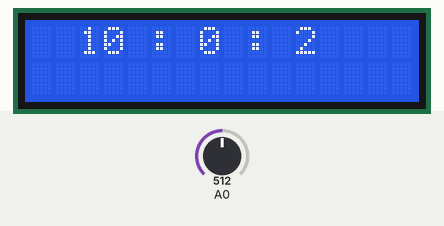
Recording of a sketch running on a simulated Arduino Uno, built with avr-gcc and run on an emulated ATmega328P. Shown: 16×2 character LCD. The test bench sets the inputs (shaded band); at power-on: A0 = 512.

Above: at 5.0 s.
5.1 s: A0 set to 306
At 5.52 s:
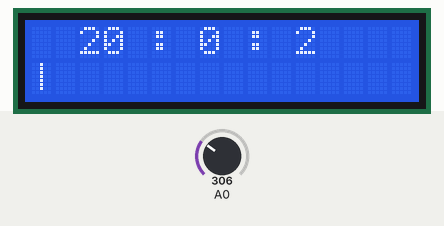
7.4 s: A0 set to 122
At 7.63 s:
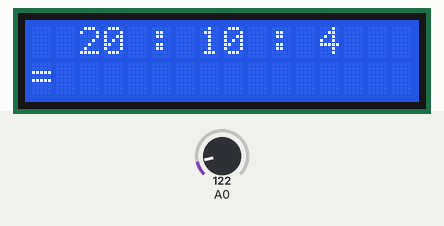
8.9 s: A0 set to 900
At 11.6 s:
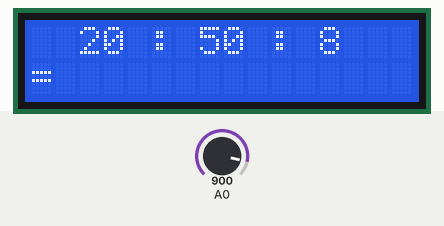
11.9 s: A0 set to 607
At 13.25 s:
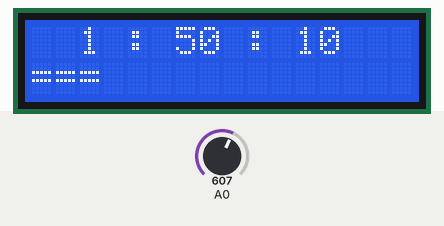
14.9 s: A0 set to 584
At 15.06 s:
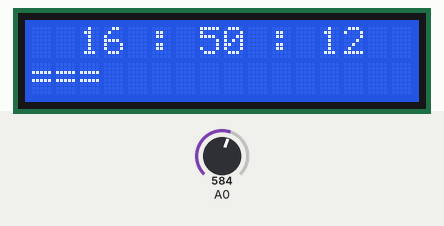
17.9 s: A0 set to 290
At 18.08 s:
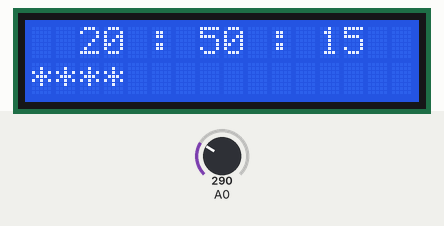

Measured:
- after the input at 5.1 s, the display: changes after 0.28 s (image 1)
- after the input at 17.9 s, the display: changes at once (image 6)

The sketch:

clock_no_RTC_II.ino
```cpp
// clock_no_RTC_II by EASYAMPER

#include <LiquidCrystal.h>                  // библиотека для дисплея
LiquidCrystal lcd(8, 9, 4, 5, 6, 7);       // для работы дисплея

int h;             //     для часов
int m;             //     для минут
int s;             //     для секунд
unsigned long t;   //     для исчисления времени
                   //        (принимает большие значения)
unsigned long b;   //     для кнопок , настройки времени
int v;             //     для смены режимов визуализации
void setup() {

  lcd.begin(16, 2);
  lcd.print ("EASY AMPER show");     // заставка в начале работы
  delay(400);
  lcd.setCursor(0, 1);
  lcd.print ("clock no RTC II");
  delay(3400);
  lcd.clear();                       // конец заставки , очистка дисплея
}

void loop() {
  int k =  analogRead(A0);            // приравниваем переменную(для кнопок)
                                     //  к значению с пина A0
  /////////////////////////////////////////////////////////////
  // блок счёта времени

  if (millis() - t > 1000){        // код для счёта секунд
    t = millis();
    s=s+1;
  }

  if (s == 60) {              // вычисление минут и часов по секундам
    s = 0;                    // в 1ой минуте 60 сек
    m = m + 1;
    lcd.clear();
  }
  if (m == 60) {              // в 1ом часе 60 минут
    m = 0;
    h = h + 1;
  }
  if (h == 24) {             // день в среднем равен 24 часа
    h = 0;
    m = 0;                   //   сброс счётчика , можно добавить
    s = 0;                   //   счёт дней, добавив переменную
  }

  /////////////////////////////////////////////////////////////
  // блок настройки времени
  if (k >= 0 && k < 100) {
  if (millis() - b > 300){
    b = millis();
    m = m + 1  ;               //   RIGHT  - добавить минуту
   if (m >= 60) {
     m = 0;
     lcd.clear();
   }
   }
   }
  if (k >= 100 && k < 200) {
    if (millis() - b > 300){
    b = millis();
    m = m + 10;               //   UP   - добавить 10 минут
    if (m >= 60) {
      m = 0;
      lcd.clear();
    }
    }
    }
  if (k >= 200 && k < 400) {
    if (millis() - b > 300){
    b = millis();
     v=v+1;            //   DOWN  - смена режимов визуализации минуты
     lcd.clear();
    }
    if (v>5)v=1;
    }
  if (k >= 400 && k < 600) {
    if (millis() - b > 300){
    b = millis();
    h = h + 10;              //   LEFT    -   добавить 10 часов
    if (h >= 24) {           //   защита от перебора значения(во всех)
      h = 0;
      lcd.clear();
    }
    }
    }
  if (k >= 600 && k < 800) {
    if (millis() - b > 300){
    b = millis();
    h = h + 1;               //   SELECT    -   добавить 1 час
    if (h >= 24) {
      h = 0;
      lcd.clear();           //   очищаем для удаления возможных старых значений
    }
    }
    }

  /////////////////////////////////////////////////////////////
  // блок вывода времени на дисплей
  lcd.setCursor(2, 0);       //   установка курсора
  lcd.print (h);             //   вывод часов
  lcd.print (" : ");         //   вывод разделителя
  lcd.print (m);             //   вывод минут
  lcd.print (" : ");         //   вывод разделителя
  lcd.print (s);             //   вывод секунд
  /////////////////////////////////////////
  // визуальные эффекты заполнения минуты на нижней строчке дисплея
  if (v==1){
  lcd.setCursor(0, 1);          // эффект номер 1, также возможно
  lcd.print ("|");              //         отключить эффекты
  if (s == 10) {
    lcd.print ("||");
  }
  if (s == 15) {
    lcd.print ("|||");
  }
  if (s == 20) {
    lcd.print ("||||");
  }
  if (s == 25) {
    lcd.print ("|||||");
  }
  if (s == 30) {
    lcd.print ("||||||");
  }
  if (s == 35) {
    lcd.print ("||||||||");
  }
  if (s == 40) {
    lcd.print ("||||||||||");
  }
  if (s == 45) {
    lcd.print ("|||||||||||");
  }
  if (s == 50) {
    lcd.print ("|||||||||||||");
  }
  if (s == 55) {
    lcd.print ("||||||||||||||");
  }
  if (s == 58) {
    lcd.print ("||||||||||||||||");
  }
  }

   if (v==2){
  lcd.setCursor(0, 1);       // эффект 2
  lcd.print ("=");
  if (s == 10) {
    lcd.print ("==");
  }
  if (s == 15) {
    lcd.print ("===");
  }
  if (s == 20) {
    lcd.print ("====");
  }
  if (s == 25) {
    lcd.print ("=====");
  }
  if (s == 30) {
    lcd.print ("======");
  }
  if (s == 35) {
    lcd.print ("========");
  }
  if (s == 40) {
    lcd.print ("==========");
  }
  if (s == 45) {
    lcd.print ("===========");
  }
  if (s == 50) {
    lcd.print ("=============");
  }
  if (s == 55) {
    lcd.print ("==============");
  }
  if (s == 58) {
    lcd.print ("================");
  }
  }

 if (v==3){
  lcd.setCursor(0, 1);        // эффект 3
  lcd.print ("*");
  if (s == 10) {
    lcd.print ("**");
  }
  if (s == 15) {
    lcd.print ("***");
  }
  if (s == 20) {
    lcd.print ("****");
  }
  if (s == 25) {
    lcd.print ("*****");
  }
  if (s == 30) {
    lcd.print ("******");
  }
  if (s == 35) {
    lcd.print ("********");
  }
  if (s == 40) {
    lcd.print ("**********");
  }
  if (s == 45) {
    lcd.print ("***********");
  }
  if (s == 50) {
    lcd.print ("*************");
  }
  if (s == 55) {
    lcd.print ("**************");
  }
  if (s == 58) {
    lcd.print ("***************");
  }
  }

  if (v==4){
  lcd.setCursor(0, 1);            // эффект 4
  lcd.print ("$");
  if (s == 10) {
    lcd.print ("$$");
  }
  if (s == 15) {
    lcd.print ("$$$");
  }
  if (s == 20) {
    lcd.print ("$$$$");
  }
  if (s == 25) {
    lcd.print ("$$$$$");
  }
  if (s == 30) {
    lcd.print ("$$$$$$");
  }
  if (s == 35) {
    lcd.print ("$$$$$$$$");
  }
  if (s == 40) {
    lcd.print ("$$$$$$$$$$");
  }
  if (s == 45) {
    lcd.print ("$$$$$$$$$$$");
  }
  if (s == 50) {
    lcd.print ("$$$$$$$$$$$$$");
  }
  if (s == 55) {
    lcd.print ("$$$$$$$$$$$$$$");
  }
  if (s == 59) {
    lcd.print ("$$$$$$$$$$$$$$$$");
  }
  }

  /////////////////////////////////////////////////////////////
  // конец :-)
}
```
